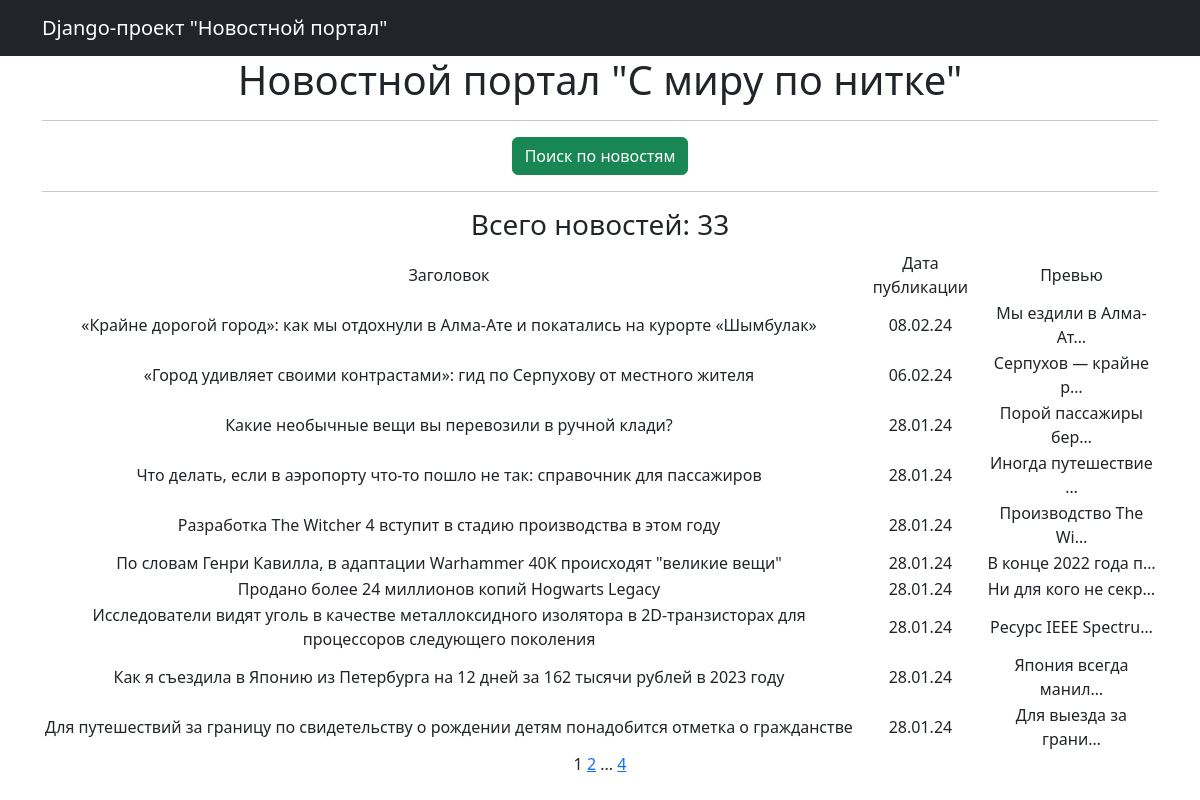
Page /news/ on the committed database.
### portal/models.py (models this page shows, shortened)
class Post(models.Model):
    article = 'AR'
    news = 'NE'
    TIDINGS = [
        (article, 'Статья'),
        (news, 'Новость')
    ]
    type = models.CharField(max_length=2, choices=TIDINGS, default=news)
    date_time = models.DateTimeField(auto_now_add=True)
    title = models.CharField(max_length=255)
    text = models.TextField()
    rating = models.IntegerField(default=0)
    author = models.ForeignKey(Author, on_delete=models.CASCADE)
    category = models.ManyToManyField(Category, through='PostCategory', related_name='news')

### portal/views.py (the view)
# urls.py: path('news/', PostList.as_view(), name='post_list'),
class PostList(ListView):
    model = Post
    ordering = '-date_time'
    template_name = 'news.html'
    context_object_name = 'news'
    paginate_by = 10
    def get_queryset(self):
        queryset = super().get_queryset()
        self.filterset = PostFilter(self.request.GET, queryset)
        return self.filterset.qs
    def get_context_data(self, **kwargs):
        context = super().get_context_data(**kwargs)
        context['filterset'] = self.filterset
        return context

### portal/templatetags/custom_filters.py (called while the page is built)
@register.filter()
def censor(value):
    prohibited_words = ('сервер', 'озеро', 'уже', 'слово', 'финал')
    splited_value = value.split()
    for word in splited_value:
        parsed_word = morph.parse(word)[0].normal_form
        if parsed_word in prohibited_words:
            value = value.replace(word, '*' * len(word))
    return value

### templates/news.html (shortened to what this page needs)
{% extends 'flatpages/default.html' %}
{% load custom_filters %}
{% block content %}
<a href="/news/search" class="btn btn-success btn-fill" target="_blank">Поиск по новостям</a>
<hr>
<h3> Всего новостей: {{ page_obj.paginator.count }} </h3>
{% if news %}
<table>
    <tr>
        <td>Заголовок</td>
        <td>Дата публикации</td>
        <td>Превью</td>
    </tr>
    {% for post in news %}
    <tr>
        <td> {{ post.title|censor }} </td>
        <td> {{ post.date_time|date:'d.m.y' }} </td>
        <td> {{ post.text|censor|truncatechars:20 }} </td>
    </tr>
    {% endfor %}
</table>
{% else %}
<h2>Пока никаких новостей нет, но скоро здесь будет интересно!</h2>
{% endif %}
{{ page_obj.number }}
{% if page_obj.has_next %}
   <a href="?page={{ page_obj.next_page_number }}">{{ page_obj.next_page_number }}</a>
   {% if paginator.num_pages != page_obj.next_page_number %}
       ...
       <a href="?page={{ page_obj.paginator.num_pages }}">{{ page_obj.paginator.num_pages }}</a>
   {% endif %}
{% endif %}
{% endblock content %}

### rows in the picture
Post: title|censor "«Крайне дорогой город»: как мы от­дохнули в Алма-Ате и покатались на ку­рорте «Шымбулак»", date_time "08.02.24", text|censor "Мы ездили в Алма-Ат…"
Post: title|censor "«Город удивляет своими контрас­тами»: гид по Сер­пухову от местного жителя", date_time "06.02.24", text|censor "Серпухов — крайне р…"
Post: title|censor "Какие необыч­ные вещи вы пе­ревози­ли в руч­ной клади?", date_time "28.01.24", text|censor "Порой пассажиры бер…"
Post: title|censor "Что делать, если в аэропорту что-то пошло не так: справочник для пассажиров", date_time "28.01.24", text|censor "Иногда путешествие …"
Post: title|censor "Разработка The Witcher 4 вступит в стадию производства в этом году", date_time "28.01.24", text|censor "Производство The Wi…"
Post: title|censor "По словам Генри Кавилла, в адаптации Warhammer 40K происходят \"великие вещи\"", date_time "28.01.24", text|censor "В конце 2022 года п…"
Post: title|censor "Продано более 24 миллионов копий Hogwarts Legacy", date_time "28.01.24", text|censor "Ни для кого не секр…"
Post: title|censor "Исследователи видят уголь в качестве металлоксидного изолятора в 2D-транзисторах для процессоров следующего поколения", date_time "28.01.24", text|censor "Ресурс IEEE Spectru…"
Post: title|censor "Как я съездила в Японию из Петер­бурга на 12 дней за 162 тысячи рублей в 2023 году", date_time "28.01.24", text|censor "Япония всегда манил…"
Post: title|censor "Для путешествий за границу по свиде­тельству о рождении детям понадобится отметка о гражданстве", date_time "28.01.24", text|censor "Для выезда за грани…"

### other values in the picture
{{ page_obj.paginator.count }} "33"
{{ page_obj.number }} "1"
{{ page_obj.next_page_number }} "2"
{{ page_obj.paginator.num_pages }} "4"
